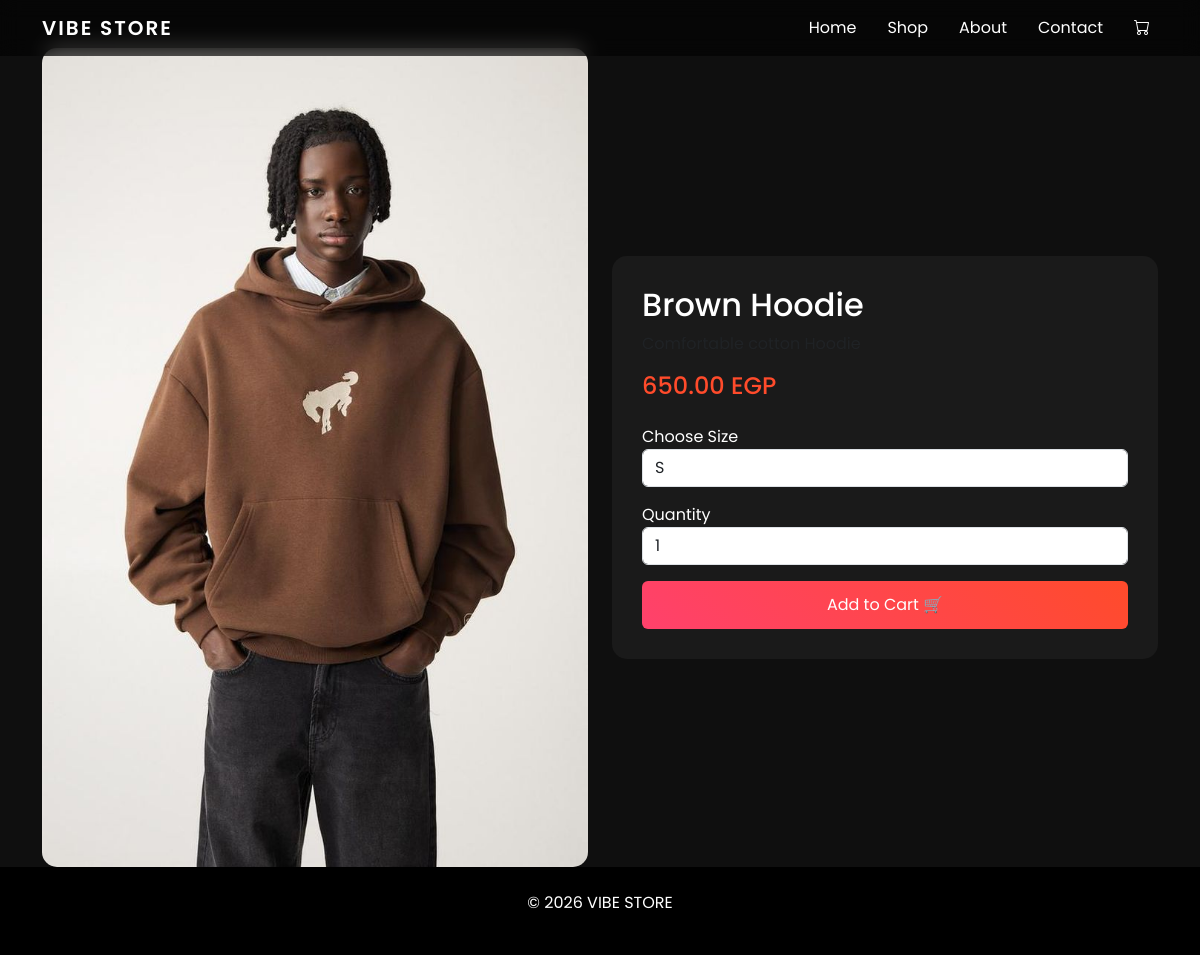
Screenshot of /product.php?id=1 with the database file from the repository.
### tables this page shows
CREATE TABLE `products` (
  `id` int(11) NOT NULL,
  `name` varchar(255) DEFAULT NULL,
  `price` decimal(10,2) DEFAULT NULL,
  `image` varchar(255) DEFAULT NULL,
  `description` text DEFAULT NULL
);

### product.php (the view, shortened to what this page needs)
<?php
include("config/db.php");
include("includes/header.php");
include("includes/navbar.php");
$id = $_GET['id'];
$result = mysqli_query($conn, "SELECT * FROM products WHERE id=$id");
$product = mysqli_fetch_assoc($result);
?>
<div class="container mt-5">
  <div class="row align-items-center">
    <div class="col-md-6 text-center">
      <img src="uploads/<?php echo $product['image']; ?>" class="img-fluid product-img">
    </div>
    <div class="col-md-6">
      <div class="box">
        <h2><?php echo $product['name']; ?></h2>
        <p class="text-muted">
        </p>
        <h4 class="price"><?php echo $product['price']; ?> EGP</h4>
        <label class="mt-3">Choose Size</label>
        <select id="size" class="form-control mb-3">
          <option>S</option>
        </select>
        <label>Quantity</label>
        <input type="number" id="qty" value="1" min="1" class="form-control mb-3">
        <button class="btn btn-main w-100" onclick="addToCart(<?php echo $product['id']; ?>)">
          Add to Cart 🛒
        </button>
      </div>
    </div>
  </div>
</div>
<?php include("includes/footer.php"); ?>

### includes/header.php (style rules this page uses)
body { font-family: 'Poppins', sans-serif; background: #0f0f0f; color: #fff; overflow-x: hidden; }
.btn-main { background: linear-gradient(45deg, #ff416c, #ff4b2b); border: none; padding: 12px 30px; color: #fff; transition: 0.3s; }

### product.php (style rules this page uses)
.product-img { border-radius: 15px; transition: 0.4s; }
.box { background: #1a1a1a; padding: 30px; border-radius: 15px; }
.price { color: #ff4b2b; font-size: 24px; }
.btn-main { background: linear-gradient(45deg, #ff416c, #ff4b2b); border: none; color: #fff; transition: 0.3s; }

### rows the page displays
products: image (picture), name "Brown Hoodie", price "650.00"
